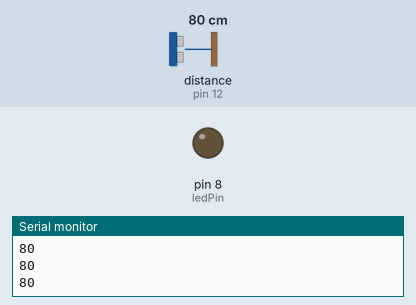
Recording of a sketch running on a simulated Arduino Uno, built with avr-gcc and run on an emulated ATmega328P. Parts: output pins drawn as LEDs (lit = HIGH), the last lines printed to the serial monitor. The test bench sets the inputs (shaded band); at power-on: distance to the obstacle (sensor on pin 12) 80 cm. The echo pulse lasts 58.3 µs per cm.

Above: at 2.2 s.
2.3 s: distance to the obstacle (sensor on pin 12) set to 21 cm
3.8 s: distance to the obstacle (sensor on pin 12) set to 18 cm
At 5.1 s:
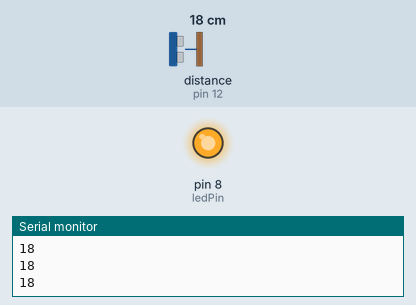
5.4 s: distance to the obstacle (sensor on pin 12) set to 35 cm
At 6.2 s:
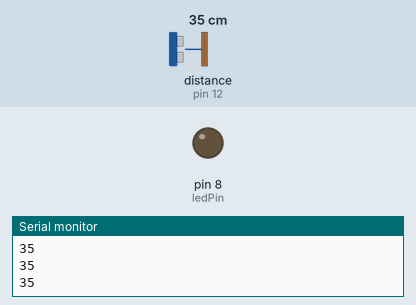
7.0 s: distance to the obstacle (sensor on pin 12) set to 2 cm
At 8.4 s:
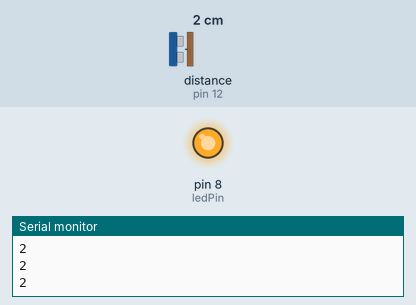
Timing chart, 0 to 9.6 s (numbered marks = the images above; inputs shaded):
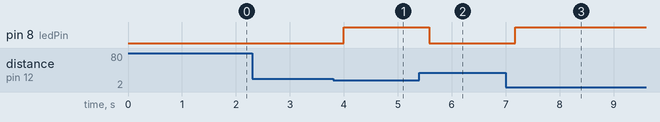

The sketch:

Lesson-9-Ultrasonic.ino
```cpp
//Include libraries
#include "SR04.h"

//Specify pins for communicating with sensor
int trig_pin = 12;
int echo_pin = 11;

int ledPin = 8;

//Get an instance of SR04 object
SR04 sensor = SR04(echo_pin, trig_pin);


//variable for distance measurement
long distance;


void setup() {
  // put your setup code here, to run once:
  pinMode(ledPin, OUTPUT);

  Serial.begin(9600);
  delay(1000);
}

void loop() {
  // put your main code here, to run repeatedly:


  distance = sensor.Distance();
  Serial.println(distance);
  if(distance < 20){
    digitalWrite(ledPin, HIGH);
  } else {
    digitalWrite(ledPin, LOW);

  }
  delay(200);
}
```

Measured:
- the behaviour switches between 20 and 19 cm on distance to the obstacle (sensor on pin 12) (found by bisection; images 0 and 1)
- after the input at 3.8 s, pin 8 (ledPin): LOW → HIGH after 0.20 s
- after the input at 5.4 s, pin 8 (ledPin): HIGH → LOW after 0.19 s
- after the input at 7.0 s, pin 8 (ledPin): LOW → HIGH after 0.18 s
